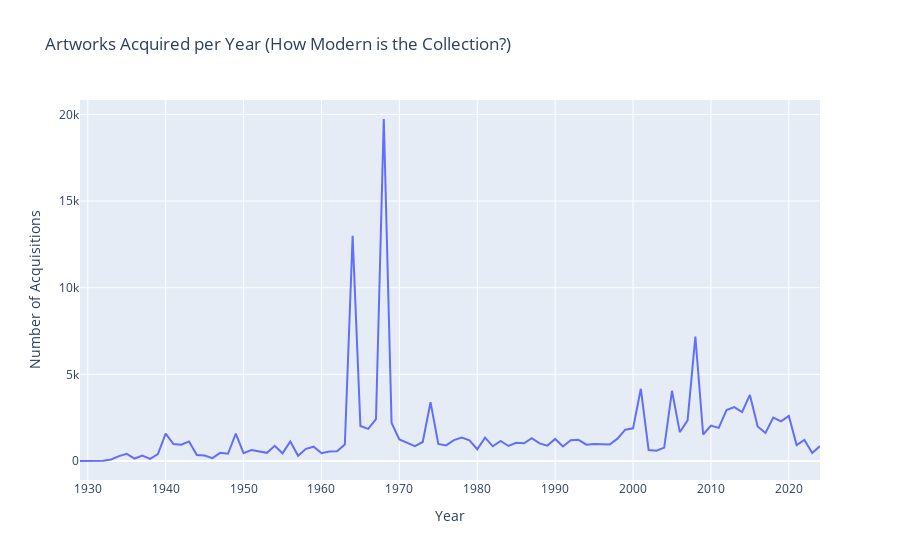
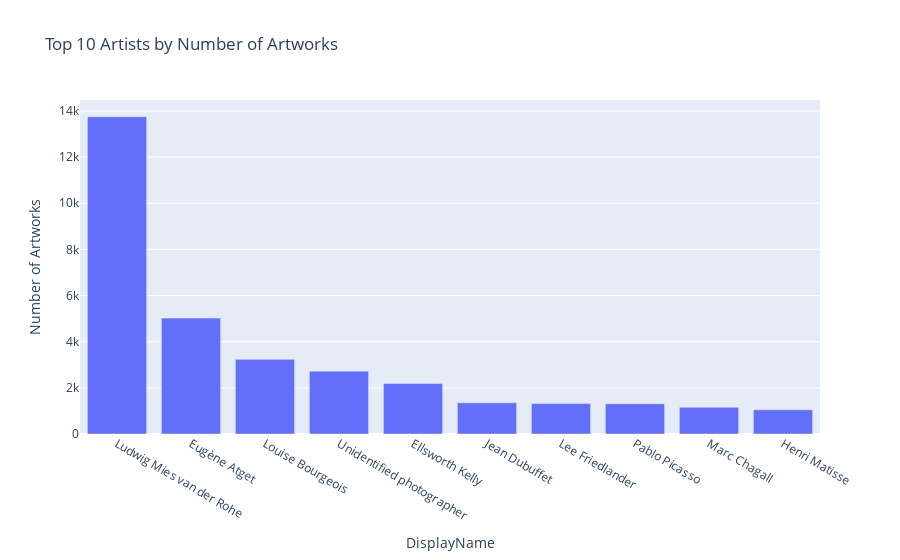
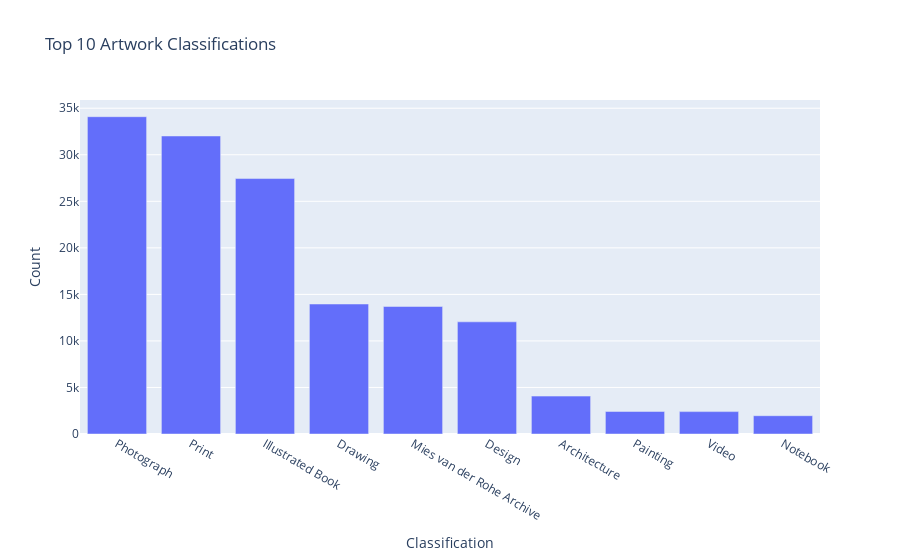

Here is the notebook cell these charts were saved with, in order:
### Code cell
import plotly.express as px
from IPython.display import display, Markdown

# 1. How modern are the artworks? (Acquisition trends by year)
fig = px.line(
    x=acquisition_trends.sort_index().index,
    y=acquisition_trends.sort_index().values,
    labels={'x': 'Year', 'y': 'Number of Acquisitions'},
    title='Artworks Acquired per Year (How Modern is the Collection?)'
)
fig.show()

# 2. Which artists are featured the most? (Top 10 artists)
fig = px.bar(
    top_artists,
    x=top_artists.index,
    y=top_artists.values,
    labels={'x': 'Artist', 'y': 'Number of Artworks'},
    title='Top 10 Artists by Number of Artworks'
)
fig.show()

# 3. Are there any trends in the dates of acquisition? (Already shown above)

# 4. What types of artwork are most common? (Top 10 classifications)
fig = px.bar(
    top_classifications,
    x=top_classifications.index,
    y=top_classifications.values,
    labels={'x': 'Classification', 'y': 'Count'},
    title='Top 10 Artwork Classifications'
)
fig.show()

### Figure 1 — Plotly figure (JSON) as saved in the notebook; plotly's stock layout.template omitted (floating-point values rounded to 4 significant figures)
{"data": [{"hovertemplate": "Year=%{x}<br>Number of Acquisitions=%{y}<extra></extra>", "legendgroup": "", "line": {"color": "#636efa", "dash": "solid"}, "marker": {"symbol": "circle"}, "mode": "lines", "name": "", "orientation": "v", "showlegend": false, "type": "scatter", "x": [1929, 1930, 1931, 1932, 1933, 1934, 1935, 1936, 1937, 1938, 1939, 1940, 1941, 1942, 1943, 1944, 1945, 1946, 1947, 1948, 1949, 1950, 1951, 1952, 1953, 1954, 1955, 1956, 1957, 1958, 1959, 1960, 1961, 1962, 1963, 1964, 1965, 1966, 1967, 1968, 1969, 1970, 1971, 1972, 1973, 1974, 1975, 1976, 1977, 1978, 1979, 1980, 1981, 1982, 1983, 1984, 1985, 1986, 1987, 1988, 1989, 1990, 1991, 1992, 1993, 1994, 1995, 1996, 1997, 1998, 1999, 2000, 2001, 2002, 2003, 2004, 2005, 2006, 2007, 2008, 2009, 2010, 2011, 2012, 2013, 2014, 2015, 2016, 2017, 2018, 2019, 2020, 2021, 2022, 2023, 2024], "xaxis": "x", "y": [9, 7, 3, 18, 93, 284, 416, 146, 322, 127, 398, 1583, 977, 938, 1132, 346, 315, 171, 475, 421, 1588, 453, 631, 550, 474, 881, 446, 1134, 303, 705, 829, 449, 552, 565, 951, 12998, 2020, 1859, 2420, 19733, 2194, 1245, 1041, 862, 1101, 3394, 991, 902, 1208, 1349, 1198, 680, 1347, 851, 1157, 869, 1050, 1028, 1321, 1019, 891, 1274, 837, 1197, 1227, 943, 988, 972, 950, 1292, 1808, 1886, 4170, 635, 596, 773, 4054, 1665, 2348, 7176, 1531, 2050, 1916, 2943, 3109, 2829, 3817, 1994, 1620, 2507, 2286, 2600, 920, 1218, 468, 862], "yaxis": "y"}], "layout": {"legend": {"tracegroupgap": 0}, "title": {"text": "Artworks Acquired per Year (How Modern is the Collection?)"}, "xaxis": {"anchor": "y", "domain": [0, 1], "title": {"text": "Year"}}, "yaxis": {"anchor": "x", "domain": [0, 1], "title": {"text": "Number of Acquisitions"}}}}

### Figure 2 — Plotly figure (JSON) as saved in the notebook; plotly's stock layout.template omitted (floating-point values rounded to 4 significant figures)
{"data": [{"alignmentgroup": "True", "hovertemplate": "DisplayName=%{x}<br>Number of Artworks=%{y}<extra></extra>", "legendgroup": "", "marker": {"color": "#636efa", "pattern": {"shape": ""}}, "name": "", "offsetgroup": "", "orientation": "v", "showlegend": false, "textposition": "auto", "type": "bar", "x": ["Ludwig Mies van der Rohe", "Eugène Atget", "Louise Bourgeois", "Unidentified photographer", "Ellsworth Kelly", "Jean Dubuffet", "Lee Friedlander", "Pablo Picasso", "Marc Chagall", "Henri Matisse"], "xaxis": "x", "y": [13752, 5025, 3236, 2724, 2193, 1351, 1317, 1309, 1161, 1052], "yaxis": "y"}], "layout": {"barmode": "relative", "legend": {"tracegroupgap": 0}, "title": {"text": "Top 10 Artists by Number of Artworks"}, "xaxis": {"anchor": "y", "domain": [0, 1], "title": {"text": "DisplayName"}}, "yaxis": {"anchor": "x", "domain": [0, 1], "title": {"text": "Number of Artworks"}}}}

### Figure 3 — Plotly figure (JSON) as saved in the notebook; plotly's stock layout.template omitted (floating-point values rounded to 4 significant figures)
{"data": [{"alignmentgroup": "True", "hovertemplate": "Classification=%{x}<br>Count=%{y}<extra></extra>", "legendgroup": "", "marker": {"color": "#636efa", "pattern": {"shape": ""}}, "name": "", "offsetgroup": "", "orientation": "v", "showlegend": false, "textposition": "auto", "type": "bar", "x": ["Photograph", "Print", "Illustrated Book", "Drawing", "Mies van der Rohe Archive", "Design", "Architecture", "Painting", "Video", "Notebook"], "xaxis": "x", "y": [34090, 32018, 27444, 13967, 13702, 12050, 4072, 2419, 2406, 1965], "yaxis": "y"}], "layout": {"barmode": "relative", "legend": {"tracegroupgap": 0}, "title": {"text": "Top 10 Artwork Classifications"}, "xaxis": {"anchor": "y", "domain": [0, 1], "title": {"text": "Classification"}}, "yaxis": {"anchor": "x", "domain": [0, 1], "title": {"text": "Count"}}}}
